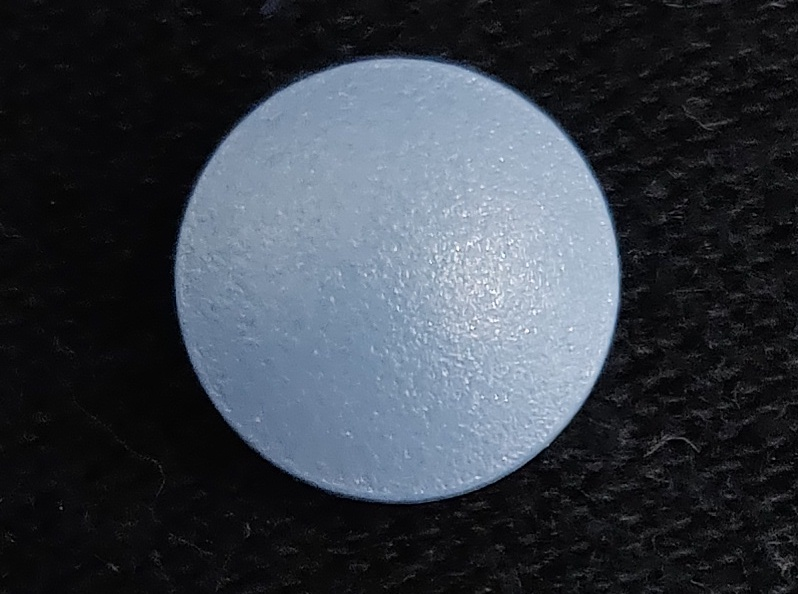
#> input picture resources/1.jpg, 798 x 594 px
$ python -i cropproimg.py   (imports and definitions only)
#> lines starting #> are read from the running program, lines starting #| are printed output that depends on the picture
# pylint: disable=no-member, unsupported-assignment-operation
import cv2 as cv

def crop_image(imgpath, grayscale=True): # pragma: no cover # noqa
    """
    Takes as input the path to a pro.medicin.dk image and returns the two cropped images as numpy
    arrays.

    Crops out the ruler on the image and splits the image in two through the middle.
    """
#> called with imgpath = '../../../resources/1.jpg', grayscale = True
    clahe = cv.createCLAHE(clipLimit=2.0, tileGridSize=(8, 8))

    if grayscale:
        img = cv.imread(imgpath, 0)
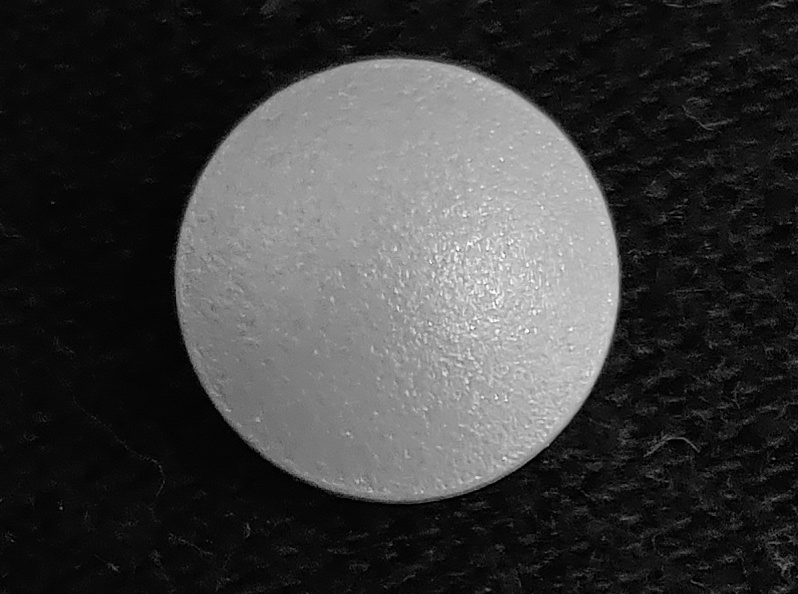
#> img: shape (594, 798); min 0, max 255, mean 60.4
        img = clahe.apply(img)
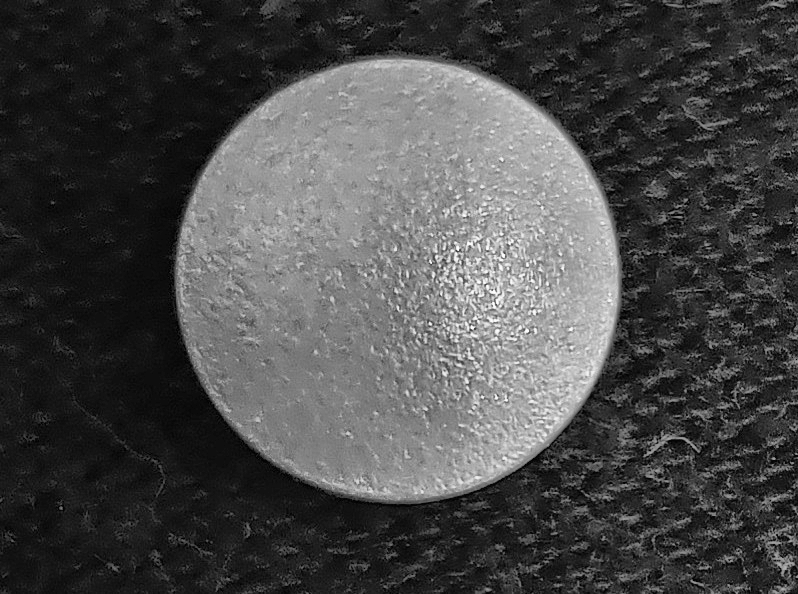
#> img: shape (594, 798); min 1, max 255, mean 72.7
        height, width = img.shape
#> height = 594; width = 798
        img = cv.cvtColor(img, cv.COLOR_RGB2BGR)
#> img: shape (594, 798, 3)
    else:
        img = cv.imread(imgpath)
        lab = cv.cvtColor(img, cv.COLOR_RGB2LAB)
        lab_planes = cv.split(lab)
        lab_planes[0] = clahe.apply(lab_planes[0])
        height, width = lab_planes[0].shape
        lab = cv.merge(lab_planes)
        img = cv.cvtColor(lab, cv.COLOR_LAB2BGR)

    start_x1 = 25
    end_x1 = int(width / 2)
#> end_x1 = 399
    start_x2 = int(end_x1 + 5)
#> start_x2 = 404
    end_x2 = int(width - 25)
#> end_x2 = 773

    start_y = 45
    end_y = int(start_y + height - 65)
#> end_y = 574

    crop_left = img[start_y: end_y, start_x1: end_x1]
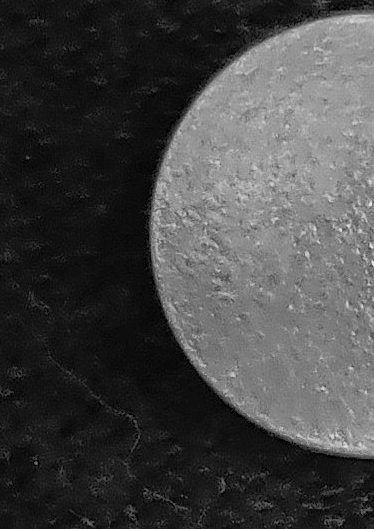
#> crop_left: shape (529, 374, 3); min 1, max 236, mean 68.2
    crop_right = img[start_y: end_y, start_x2: end_x2]
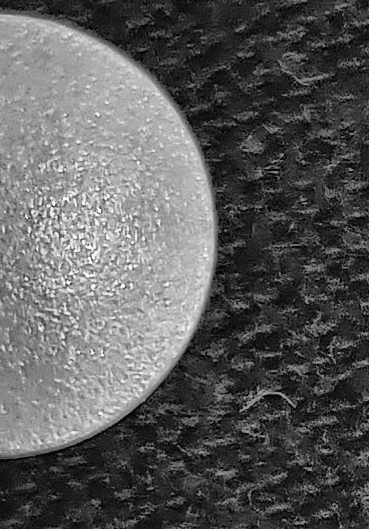
#> crop_right: shape (529, 369, 3); min 1, max 255, mean 91.4

    return crop_left, crop_right

>>> result = crop_image('../../../resources/1.jpg')

$ run again, on resources/20.jpg
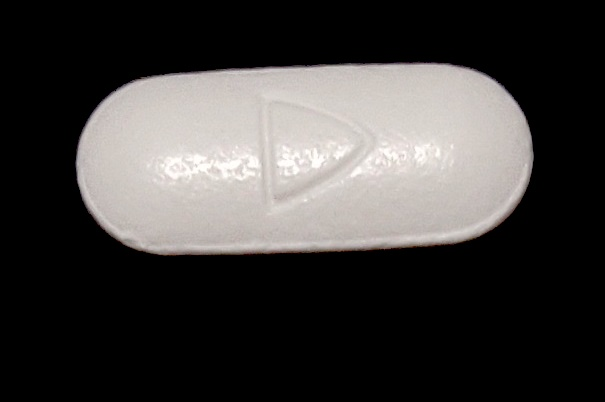
#> input picture resources/20.jpg, 605 x 402 px
#> in crop_image, `crop_left = img[start_y: end_y, start_x1: end_x1]`:
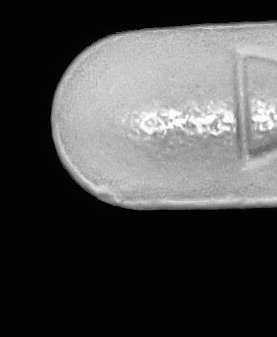
#> crop_left: shape (337, 277, 3); min 2, max 255, mean 75.2
#> in crop_image, `crop_right = img[start_y: end_y, start_x2: end_x2]`:
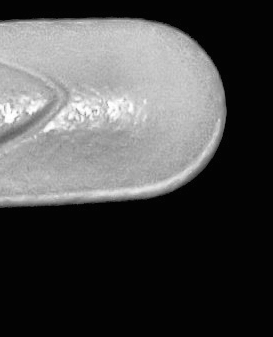
#> crop_right: shape (337, 273, 3); min 3, max 255, mean 75.9

$ run again, on resources/3.jpg
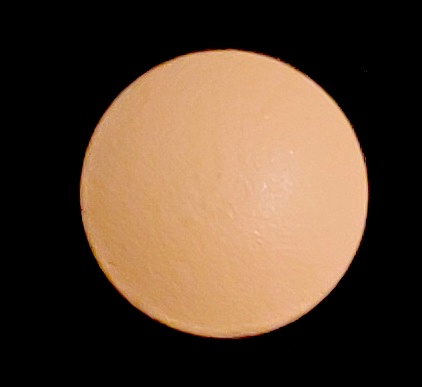
#> input picture resources/3.jpg, 422 x 387 px
#> in crop_image, `crop_left = img[start_y: end_y, start_x1: end_x1]`:
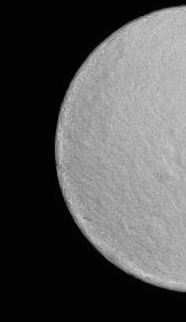
#> crop_left: shape (322, 186, 3); min 3, max 205, mean 81.6
#> in crop_image, `crop_right = img[start_y: end_y, start_x2: end_x2]`:
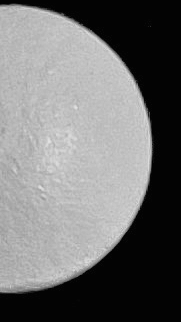
#> crop_right: shape (322, 181, 3); min 3, max 227, mean 113.5

$ run again, on resources/33.jpg
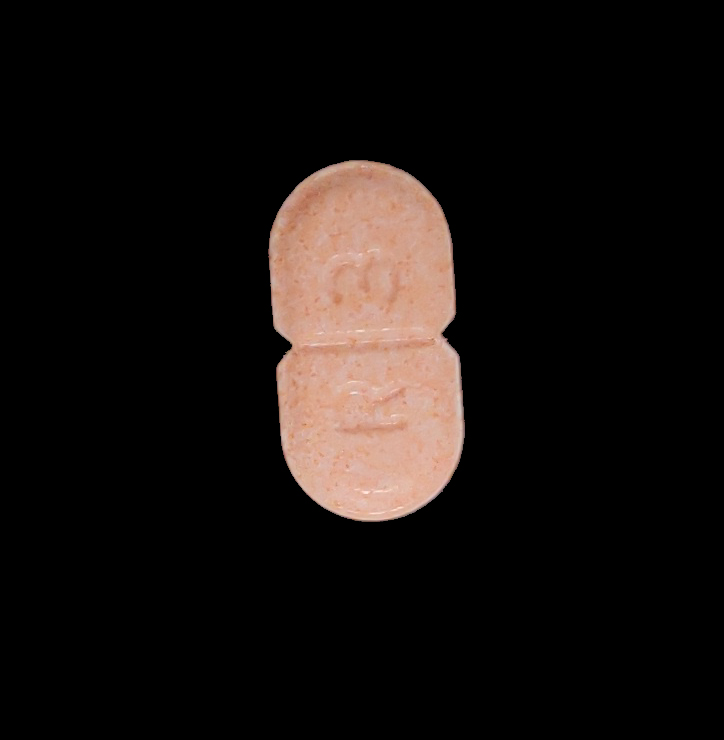
#> input picture resources/33.jpg, 724 x 740 px
#> in crop_image, `crop_left = img[start_y: end_y, start_x1: end_x1]`:
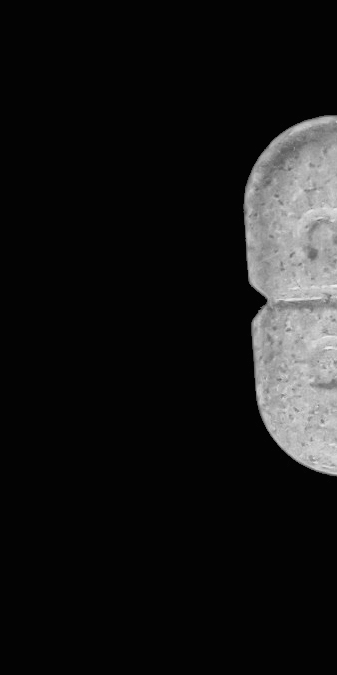
#> crop_left: shape (675, 337, 3); min 3, max 239, mean 23.1
#> in crop_image, `crop_right = img[start_y: end_y, start_x2: end_x2]`:
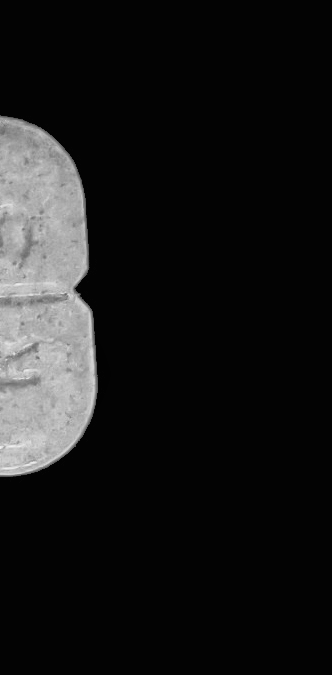
#> crop_right: shape (675, 332, 3); min 2, max 242, mean 25.1
